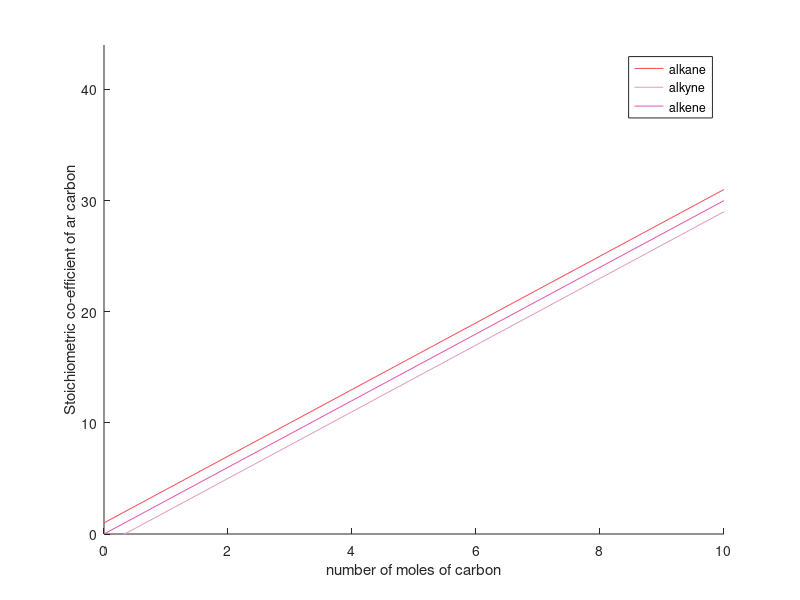

The MATLAB script that drew this image:
clear all
close all 
clc

n =0:10;
C = n;
H = 2*n+2;
a = n;
Co2 = a;

for i = 1:3
    if  i == 1
        display('Alkane')
        b = n+1;
    end
    if  i == 2
        display('Alkyne')
        b = n-1;
    end
    if  i == 3
        display('Alkene')
        b = n;
    end
    H2o = b;
    ar = 2*a+b;
    c = 3.76*ar;
    N2 = c;
    O = 2*ar;
    N2 = 3.76*ar;
   % figure(1)
    hold on
    plot(C,ar,'color',rand(1,3))
    xlabel('number of moles of carbon')
    ylabel('Stoichiometric co-efficient of ar carbon')
    axis([0 10 0 44]);
end
legend('alkane','alkyne','alkene')